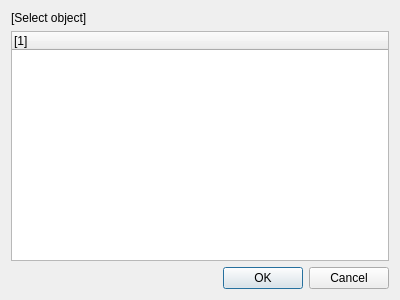
<?xml version="1.0" encoding="UTF-8"?>
<ui version="4.0">
 <class>ObjectSelectWindowBaseClass</class>
 <widget class="QDialog" name="ObjectSelectWindowBaseClass">
  <property name="geometry">
   <rect>
    <x>0</x>
    <y>0</y>
    <width>400</width>
    <height>300</height>
   </rect>
  </property>
  <property name="windowTitle">
   <string notr="true">[Select object]</string>
  </property>
  <layout class="QVBoxLayout" name="verticalLayout">
   <item>
    <widget class="QLabel" name="textLabel">
     <property name="text">
      <string notr="true">[Select object]</string>
     </property>
    </widget>
   </item>
   <item>
    <widget class="QTreeWidget" name="objectList">
     <property name="alternatingRowColors">
      <bool>true</bool>
     </property>
     <property name="rootIsDecorated">
      <bool>false</bool>
     </property>
     <property name="allColumnsShowFocus">
      <bool>true</bool>
     </property>
     <column>
      <property name="text">
       <string notr="true">[1]</string>
      </property>
     </column>
    </widget>
   </item>
   <item>
    <widget class="QDialogButtonBox" name="buttonBox">
     <property name="standardButtons">
      <set>QDialogButtonBox::Cancel|QDialogButtonBox::Ok</set>
     </property>
    </widget>
   </item>
  </layout>
 </widget>
 <layoutdefault spacing="6" margin="11"/>
 <tabstops>
  <tabstop>objectList</tabstop>
  <tabstop>buttonBox</tabstop>
 </tabstops>
 <resources/>
 <connections>
  <connection>
   <sender>buttonBox</sender>
   <signal>rejected()</signal>
   <receiver>ObjectSelectWindowBaseClass</receiver>
   <slot>reject()</slot>
   <hints>
    <hint type="sourcelabel">
     <x>234</x>
     <y>277</y>
    </hint>
    <hint type="destinationlabel">
     <x>192</x>
     <y>262</y>
    </hint>
   </hints>
  </connection>
  <connection>
   <sender>buttonBox</sender>
   <signal>accepted()</signal>
   <receiver>ObjectSelectWindowBaseClass</receiver>
   <slot>accept()</slot>
   <hints>
    <hint type="sourcelabel">
     <x>342</x>
     <y>278</y>
    </hint>
    <hint type="destinationlabel">
     <x>303</x>
     <y>262</y>
    </hint>
   </hints>
  </connection>
 </connections>
</ui>
